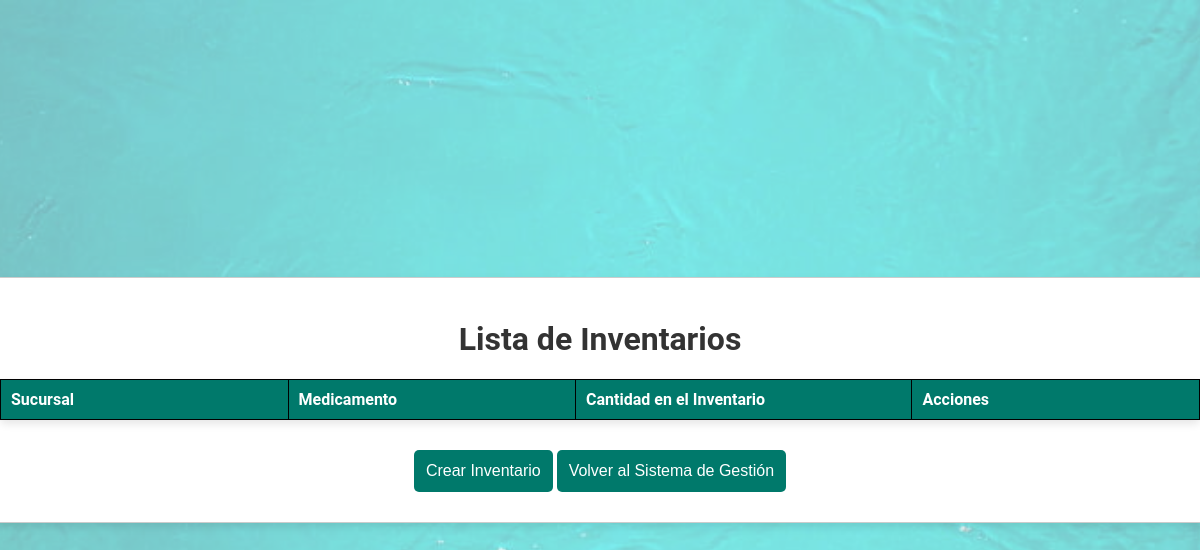
The page /inventarios/ on the database as committed earlier.
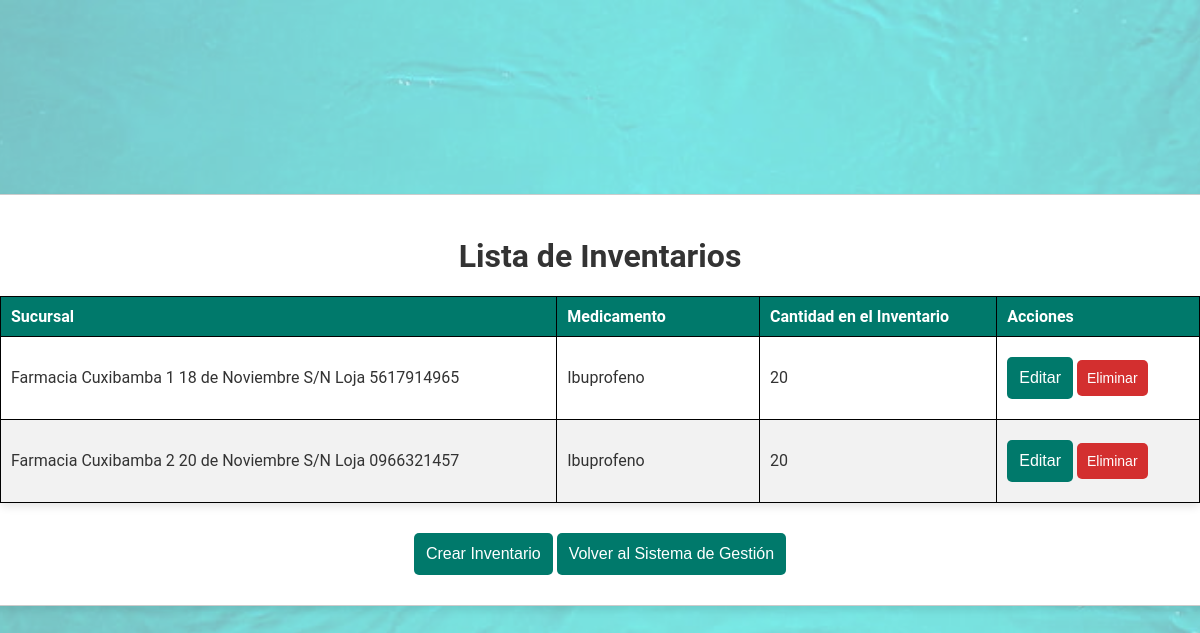
The same page on the database as committed later.
### Farmacia/models.py (models this page shows, shortened)
class Inventario(models.Model):
    sucursal = models.ForeignKey(Sucursal, on_delete=models.CASCADE, related_name='inventarios')
    medicamento  = models.ManyToManyField(Medicamento, related_name='inventarios')
    cantidad_inventario = models.IntegerField()

class Sucursal(models.Model):
    nombre = models.CharField(max_length=50)
    dirección = models.ForeignKey(Dirección, on_delete=models.CASCADE)
    teléfono = models.CharField(max_length=10)
    farmacia = models.ForeignKey('Farmacia', on_delete=models.CASCADE, related_name='sucursales')
    def __str__(self):
        return f'{self.nombre} {self.dirección} {self.teléfono}'

class Dirección(models.Model):
    calle_principal = models.CharField(max_length=50)
    calle_secundaria = models.CharField(max_length=50)
    ciudad = models.CharField(max_length=50)
    def __str__(self):
        return f'{self.calle_principal} {self.calle_secundaria} {self.ciudad}'

class Medicamento(models.Model):
    nombre_medicamento = models.CharField(max_length=50)
    descripcion = models.CharField(max_length=50)
    presentación = models.CharField(
        max_length=50,
        choices=[(tag.name, tag.value) for tag in Presentación]  # Usamos los valores del Enum
    )

### Farmacia/views.py (the view)
# urls.py: path('inventarios/', views.inventario_list, name='inventario_list'),
def inventario_list(request):
    inventarios = Inventario.objects.all()
    return render(request, 'inventarios/inventario_list.html', {'inventarios': inventarios})

### templates/inventarios/inventario_list.html (shortened to what this page needs)
<!DOCTYPE html>
<html lang="es">
<head>
    {% load static %}
    <link rel="stylesheet" href="{% static 'css/tablas.css' %}">
</head>
<body class="inventario-list">
    <div class="container">
        <h1>Lista de Inventarios</h1>
        <table class="styled-table">
            <thead>
                <tr>
                    <th>Sucursal</th>
                    <th>Medicamento</th>
                    <th>Cantidad en el Inventario</th>
                    <th>Acciones</th>
                </tr>
            </thead>
            <tbody>
                {% for inventario in inventarios %}
                    <tr>
                        <td>{{ inventario.sucursal }}</td>
                        <td>
                            {% for medicamento in inventario.medicamento.all %}
                                {{ medicamento.nombre_medicamento }}{% if not forloop.last %}, {% endif %}
                            {% endfor %}
                        </td>
                        <td>{{ inventario.cantidad_inventario }}</td>
                        <td>
                            <a href="{% url 'inventario_update' inventario.pk %}"><button class="edit">Editar</button></a>
                            <a href="{% url 'inventario_delete' inventario.pk %}"><button class="delete">Eliminar</button></a>
                        </td>
                    </tr>
                {% endfor %}
            </tbody>
        </table>
        <a href="{% url 'inventario_create' %}"><button>Crear Inventario</button></a>
        <a href="{% url 'management_system' %}"><button>Volver al Sistema de Gestión</button></a>
    </div>
</body>
</html>

Rows that differ between the two databases and show on the page:
added Inventario: sucursal "Farmacia Cuxibamba 1 18 de Noviembre S/N Loja 5617914965", cantidad_inventario "20"
added Medicamento: nombre_medicamento "Ibuprofeno"
added Inventario: sucursal "Farmacia Cuxibamba 2 20 de Noviembre S/N Loja 0966321457", cantidad_inventario "20"
